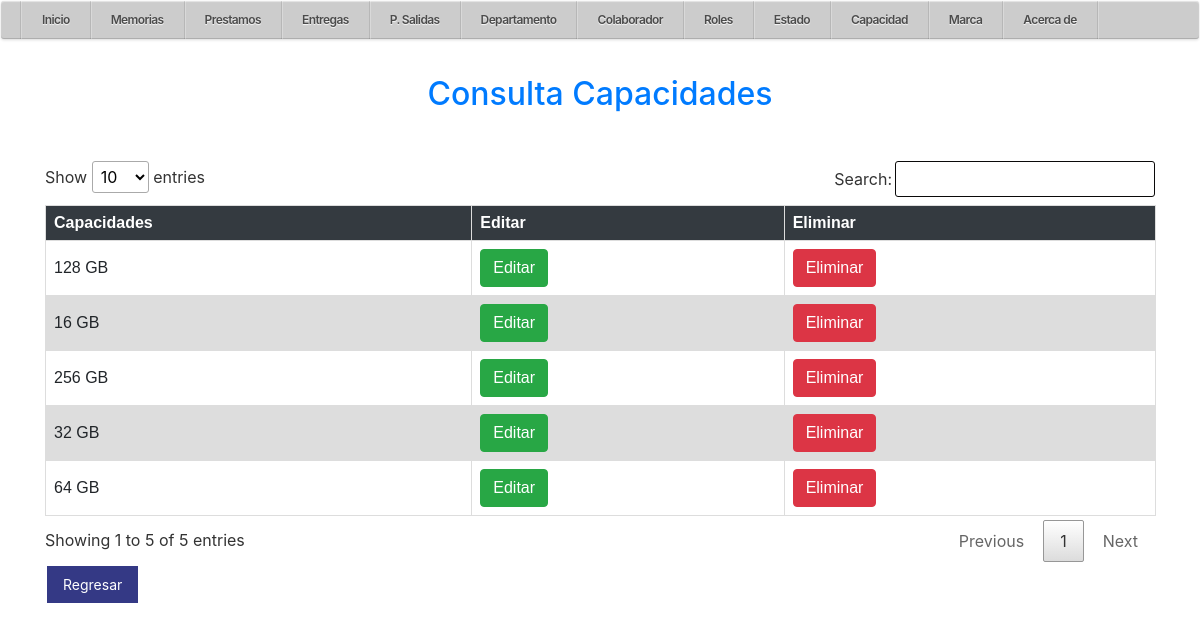
/php/Cons_Capacidad.php (signed in), run on the app's committed database.
### tables this page shows
CREATE TABLE `capacidad` (
  `id` int(11) NOT NULL,
  `nom_cap` varchar(20) NOT NULL
);

### php/Function_Actualizar.php (called while the page is built, shortened)
<?php
function db_query($query)
{
	$connection = mysqli_connect("localhost", "root", "", "activos");
	$result = mysqli_query($connection, $query);
	return $result;
}

### php/Cons_Capacidad.php (the view, shortened to what this page needs)
<?php
include_once "../php/plantilla4.php";
include_once "Function_Actualizar.php";
?>
<!doctype html>
<html>
<head>
	<link rel="stylesheet" href="/R_MEMORIAS/css/stilu.css">
	<link rel="stylesheet" href="/R_MEMORIAS/css/stilos4.css">
	<link rel="stylesheet" href="/R_MEMORIAS/css/menu11.css">
	<link rel="stylesheet" type="text/css" href="/R_MEMORIAS/css/min.css">
	<link rel="stylesheet" href="https://cdn.jsdelivr.net/npm/bootstrap@4.6.2/dist/css/bootstrap.min.css">
</head>
<body>
	<div class="container">
		<h2>Consulta Capacidades</h2>
		<br>
		<table class="table table-striped">
			<table id="tabla">
				<thead>
					<tr>
						<th width="auto">Capacidades</th>
						<th>Editar</th>
						<th>Eliminar</th>
					</tr>
				</thead>
				<tbody>
					<?php
					$sql = "SELECT * FROM capacidad ORDER By id LIMIT 150";
					$result = db_query($sql);
					while ($row = mysqli_fetch_object($result)) {
					?>
						<tr>
							<td><?php echo $row->nom_cap; ?></td>
							<td><a class="btn btn-success" href="/R_MEMORIAS/php/Editar_Capacidad.php?id=<?php echo $row->id; ?>">Editar</a>
							<td><a class="btn btn-danger" href="/R_MEMORIAS/php/Borrar_Capacidad.php?id=<?php echo $row->id; ?>" onclick="return confirm('Estás seguro que deseas eliminar el registro?');">Eliminar</a>
						</tr>
					<?php
					}
					?>
			</table>
			<td><a class="btn-editar" href="/R_MEMORIAS/php/Form_Cap.php">Regresar</a></td>
</body>
</html>

### css/menu8.css (style rules this page uses)
* { margin: 0; padding: 0; box-sizing: border-box; }
body { padding: 1px; font-family: arial; background-image: url('/R_Memorias/img/fondo9.jpg'); background-repeat: no-repeat; background-size: cover; justify-content: center; align-items: 100vh; min-height: 100vh; overflow: 100vh; display: left; }

### css/stilu.css (style rules this page uses)
table { border-collapse: collapse; width: 100%; }
th, td { text-align: left; padding: 4px; }
tr:nth-child(even) { background-color: #f2f2f2 }
th { background-color: #4CAF50; color: white; }
h2 { color: rgb(9, 35, 150); text-align: center; margin: 0; font-size: 30px; margin-bottom: 20px; }
.btn-editar { background-color: #343985; color: white; padding: 8px 16px; text-align: center; text-decoration: none; display: inline-block; font-size: 14px; margin: 4px 2px; cursor: pointer; }

### css/stilos4.css (style rules this page uses)
table { font-family: arial, sans-serif; border-collapse: collapse; width: 100%; }
td, th { border: 1px solid #dddddd; text-align: left; padding: 8px; }
tr:nth-child(even) { background-color: #dddddd; }
.btn-editar { background-color: #343985; color: white; padding: 8px 16px; text-align: center; text-decoration: none; display: inline-block; font-size: 14px; margin: 4px 2px; cursor: pointer; }

### css/menu11.css (style rules this page uses)
body { background-color: #f8f9fa; }
.container { margin-top: 20px; }
h2 { color: #007bff; margin-bottom: 20px; }
th { background-color: #343a40; color: #fff; }
.btn-success { background-color: #28a745; border-color: #28a745; }
.btn-danger { background-color: #dc3545; border-color: #dc3545; }
table { border-collapse: separate; border-spacing: 0 1px; }

### css/min.css (style rules this page uses)
table.dataTable, table.dataTable th, table.dataTable td { box-sizing: content-box }

### data on the page
capacidad: nom_cap "256 GB"
capacidad: nom_cap "128 GB"
capacidad: nom_cap "64 GB"
capacidad: nom_cap "32 GB"
capacidad: nom_cap "16 GB"
